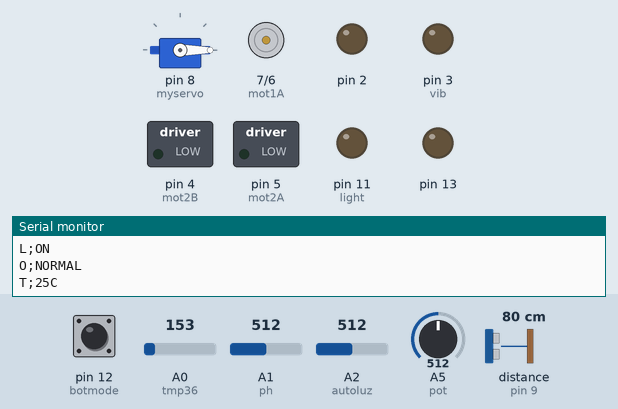
Simulated run of this sketch. Board: Arduino Uno, built with avr-gcc and run on an emulated ATmega328P. Shown: servo, motor-driver pin pairs drawn as motors (green arrow = first pin HIGH = forward, orange = second pin HIGH = backward, longer = more drive), switched loads named in the sketch (green lamp = pin HIGH), output pins drawn as LEDs (lit = HIGH), the last lines printed to the serial monitor. The test bench sets the inputs (shaded band); at power-on: A1 (ph) = 512, A0 (tmp36) = 153, A2 (autoluz) = 512, pin 12 (botmode) LOW, A5 (pot) = 512, distance to the obstacle (sensor on pin 9) 80 cm. The echo pulse lasts 58.3 µs per cm; pins used as bus, display or sensor lines are not drawn.

Above: at 8.8 s.
8.9 s: A1 (ph) set to 786
16.9 s: A1 (ph) set to 819
At 21.3 s:
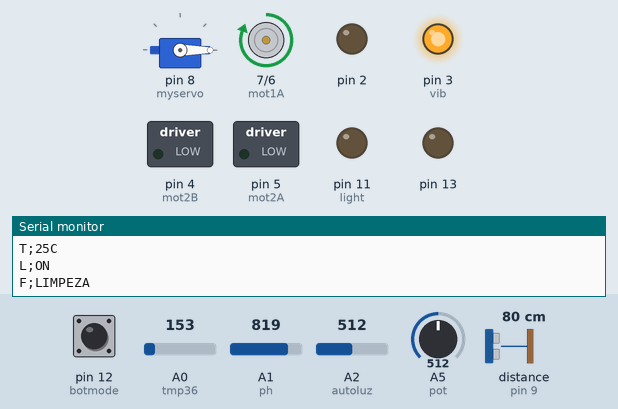
26.5 s: A1 (ph) set to 716
At 36.6 s:
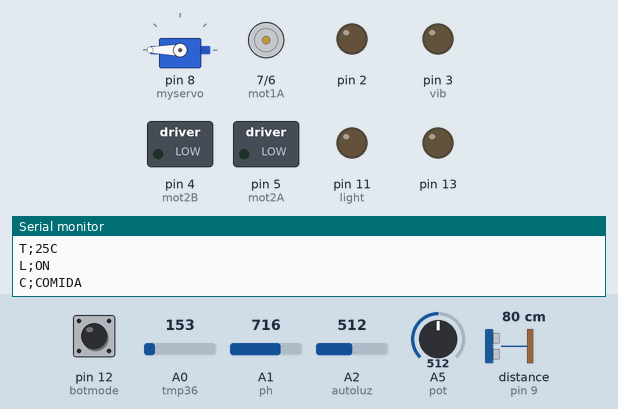
40.5 s: A0 (tmp36) set to 135
48.5 s: A0 (tmp36) set to 112
At 53.6 s:
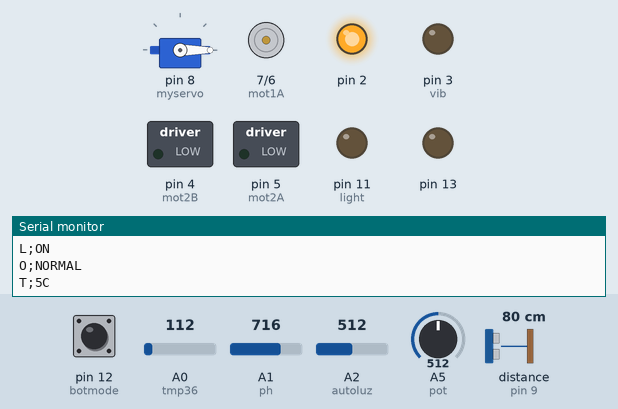
56.5 s: A2 (autoluz) set to 211
70.5 s: A2 (autoluz) set to 183
At 78.3 s:
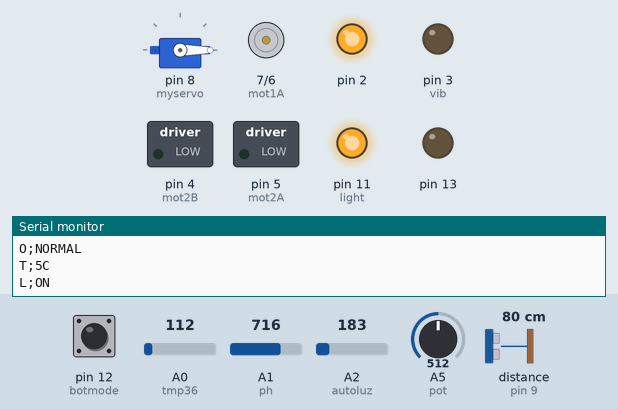
Timing chart, 0 to 97.5 s (numbered marks = the images above; inputs shaded):
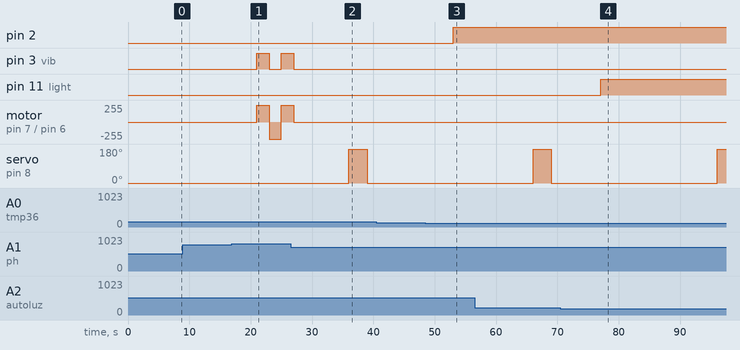

Measured:
- the behaviour switches between 803 and 804 on A1 (ph) (found by bisection; images 0 and 1)
- the behaviour switches between 122 and 121 on A0 (tmp36) (found by bisection; images 2 and 3)
- the behaviour switches between 201 and 200 on A2 (autoluz) (found by bisection; images 3 and 4)
- after the input at 16.9 s, pin 3 (vib): LOW → HIGH after 4.1 s, → LOW 2.0 s later, → HIGH 2.0 s later; motor on pin 7 (mot1A) / pin 6 (mot1B): stopped → forward 255/255 after 4.1 s, → backward 255/255 2.0 s later, → forward 255/255 2.0 s later
- after the input at 26.5 s, pin 3 (vib): HIGH → LOW after 0.51 s; motor on pin 7 (mot1A) / pin 6 (mot1B): forward 255/255 → stopped after 0.51 s; servo on pin 8 (myservo): 0° → 180° after 9.5 s, → 0° 3.0 s later
- after the input at 48.5 s, pin 2: LOW → HIGH after 4.5 s
- after the input at 70.5 s, pin 11 (light): LOW → HIGH after 6.5 s

The sketch:

aquario.ino
```cpp
#include <Servo.h>
#define tmp36 A0
#define ph A1
#define autoluz A2
#define pot A5
//luz
#define light 11
#define botmode 12
#define botliga 18

//nível da água
#define echoPin 9 // Echo Pin
#define trigPin 10 // Trigger Pin
//motor vibração
#define vib 3
//motor limpeza
#define mot1A 7
#define mot1B 6
//motor nível
#define mot2A 5
#define mot2B 4

Servo myservo;
int temp=0;
int modo=0;
int num=0;
int dia;
int nivel=0;
int maxRange=300;
long duration, distance;
int limpeza=7;
int aluz=0;
int bluz=0;
unsigned long tempoanterior = 0;
unsigned long tempoatual=0;
String temperatura;
String luz="ON ";
String f="O;NORMAL";
String funcao;

void setup()
{
  Serial.begin(9600);
  myservo.attach(8);
  pinMode(2,OUTPUT);
  pinMode(tmp36,INPUT);
  pinMode(ph,INPUT);
  pinMode(vib, OUTPUT);
  pinMode(mot1A,OUTPUT);
  pinMode(mot1B,OUTPUT);
  pinMode(mot2A,OUTPUT);
  pinMode(mot2B,OUTPUT);
  pinMode(trigPin, OUTPUT);
  pinMode(echoPin, INPUT);
  pinMode(autoluz, INPUT);
  pinMode(13, OUTPUT);
  pinMode(light, OUTPUT);
  pinMode(botmode, INPUT);
  pinMode(botliga, INPUT);
  pinMode(pot, INPUT);
}

void loop()
{
  myservo.write(0);
  tempoatual = millis();
  if(tempoatual-(86400000*dia)>0)
  {
    dia++;
  }
  temp = map(((analogRead(tmp36) - 20) * 3.04), 0, 1023, -40, 125);
   if(temp<10)
  {
    digitalWrite(2,HIGH);
  }
  if(temp>25)
  {
    digitalWrite(2,LOW);
  }
  temperatura = String(temp);
  funcao="T";
  funcao+=";";
  funcao+=temperatura;
  funcao+="C";
  Serial.println(funcao);
  delay(2000);
  if(digitalRead(botmode)==1)
  {
    modo++;
  }
  if(modo%2!=0)
  {
    luz="OFF";
    if(digitalRead(botliga)==1)
    {
      num++;
      if(num%2==0)
      {

        digitalWrite(light,HIGH);
      }
      else
      {
        digitalWrite(light,LOW);
      }
    }
  }

  else
  {
    luz="ON ";
    /*if(tempoatual-(86400000*dia) >= 64800000 || tempoatual - (86400000*dia) <= 21600000)
    Esse comentário está no código para controlar a luz via horário do dia(sendo possível ajustar no código um intervalo das 20:00 as 06:00 por exemplo)
    {*/
    	aluz=map(analogRead(autoluz),0,1023,0,255);
  		bluz=map(analogRead(pot),0,1023,0,100);
 		if(aluz<bluz)
 		{
  	  	digitalWrite(light,HIGH);
  		}
    	else
    	{
      	digitalWrite(light,LOW);
    	}
    /*}
    else
    {
      	digitalWrite(light,LOW);
    }
    */
  }
  funcao=("L");
  funcao+=";";
  funcao+=luz;
  Serial.println(funcao);
  delay(2000);
  if(tempoatual-tempoanterior>= 30000)
  {
    f="COMIDA ";
    funcao=("C");
    funcao+=";";
    funcao+=f;
  	Serial.println(funcao);
    delay(1000);
    myservo.write(180);
  	delay(3000);
  	myservo.write(0);
    tempoanterior=tempoatual;
    tempoatual=0;
    delay(2000);
  }

  limpeza=map(analogRead(ph),0,1023,0,14);
  if(limpeza<3 || limpeza >10)
  {
    f="LIMPEZA";
    funcao=("F");
    funcao+=";";
    funcao+=f;
  	Serial.println(funcao);
    delay(1000);
    digitalWrite(vib,HIGH);
    digitalWrite(mot1A, HIGH);
    digitalWrite(mot1B, LOW);
    delay(2000);
    digitalWrite(vib,LOW);
    digitalWrite(mot1A, LOW);
    digitalWrite(mot1B,HIGH);
    delay(2000);
    limpeza=map(analogRead(ph),0,1023,0,14);
  	if(limpeza<3 || limpeza >10)
    {
      do
      {
        digitalWrite(vib,HIGH);
        digitalWrite(mot1A, HIGH);
        digitalWrite(mot1B, LOW);
        delay(2000);
        digitalWrite(vib,LOW);
        digitalWrite(mot1A, LOW);
        digitalWrite(mot1B,HIGH);
        limpeza=map(analogRead(ph),0,1023,0,14);
      }while(limpeza<3 || limpeza >10);
    }
    digitalWrite(mot1A, LOW);
    digitalWrite(mot1B, LOW);
  }
  delay(2000);
  digitalWrite(trigPin, LOW);
  delayMicroseconds(2);
  digitalWrite(trigPin, HIGH);
  delayMicroseconds(10);
  digitalWrite(trigPin, LOW);
  duration = pulseIn(echoPin, HIGH);
  distance = duration/58.2;
  if(distance >= maxRange)
  {
    f="  NIVEL";
    funcao=("N");
    funcao+=";";
    funcao+=f;
  	Serial.println(funcao);
    delay(1000);
    do
    {

      digitalWrite(mot2A, HIGH);
      digitalWrite(mot2B, LOW);
      delay(2000);
      digitalWrite(mot2A, LOW);
      digitalWrite(mot2B,HIGH);
      delay(2000);
      digitalWrite(mot2A, LOW);
      digitalWrite(mot2B, LOW);
      //releitura
      digitalWrite(trigPin, LOW);
      delayMicroseconds(2);
      digitalWrite(trigPin, HIGH);
      delayMicroseconds(10);
      digitalWrite(trigPin, LOW);
      duration = pulseIn(echoPin, HIGH);
      distance = duration/58.2;
    }while(distance >= maxRange);
  }
  f="NORMAL ";
  funcao=("O");
  funcao+=";";
  funcao+=f;
  Serial.println(funcao);
  delay(2000);
}
```
